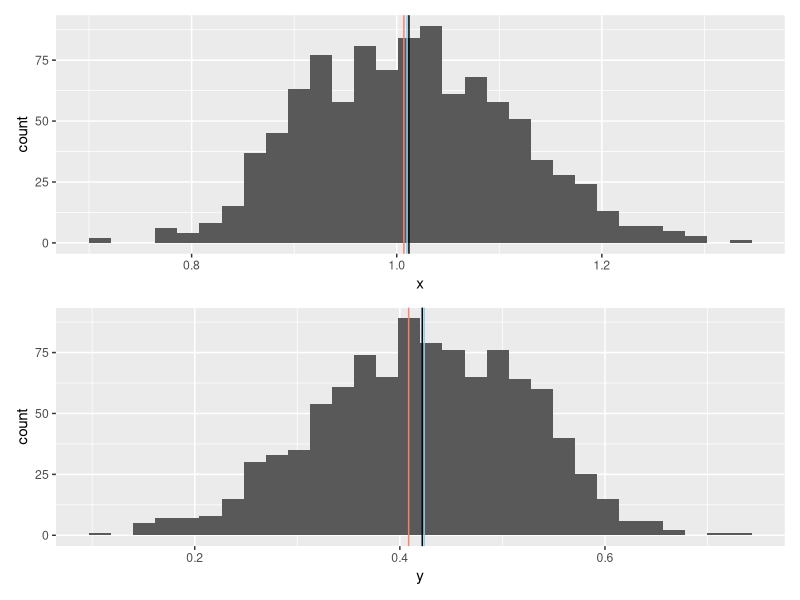

This figure's R source:

library(tidyverse)
library(patchwork)

# 7.3.1 Q1
z <- exp(rnorm(n = 1000, mean = 0, sd = 0.1))

# arithmetic mean
## using a built-in function
mu_z <- mean(z)

## manual
sum(z) / length(z)

# geometric
## taking the mean in log scale
mug_z <- exp(mean(log(z)))

## use prod() function
prod(z)^(1 / length(z))

# median
## built-in function
med_z <- median(z)

## manual (even number, so get two mid-point values)
z <- sort(z)
id1 <- length(z) / 2
id2 <- (length(z) + 1) / 2
0.5 * sum(c(z[id1], z[id2])) # slightly differ from median(z), so the function may employ something different

# 7.3.1 Q2, Q3, Q4
df_z <- tibble(x = z)

g1 <- df_z %>% 
  ggplot(aes(x = x)) +
  geom_histogram() +
  geom_vline(xintercept = mu_z) +
  geom_vline(xintercept = mug_z,
             color = "salmon") +
  geom_vline(xintercept = med_z,
             color = "skyblue")
  
# 7.3.1 Q5
## new vector
z_rev <- -z + max(z) + 0.1

## get mean values
mu_z_rev <- mean(z_rev)
mug_z_rev <- exp(mean(log(z_rev)))
med_z_rev <- median(z_rev)

## re-define df_z
df_z <- df_z %>% 
  mutate(y = z_rev)

## visualization
g2 <- df_z %>% 
  ggplot(aes(x = y)) +
  geom_histogram() +
  geom_vline(xintercept = mu_z_rev) +
  geom_vline(xintercept = mug_z_rev,
             color = "salmon") +
  geom_vline(xintercept = med_z_rev,
             color = "skyblue")

# this syntax works for ggplot objects after loading `library(patchwork)`
g1 / g2
